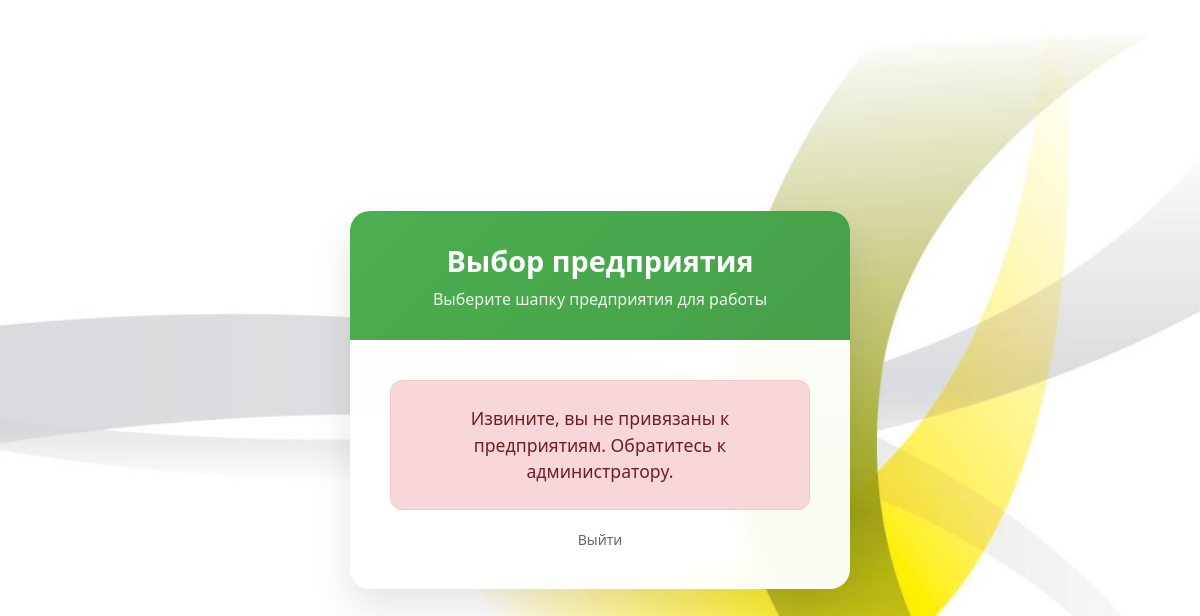
The app's page /choose_company.php (signed in), older data.
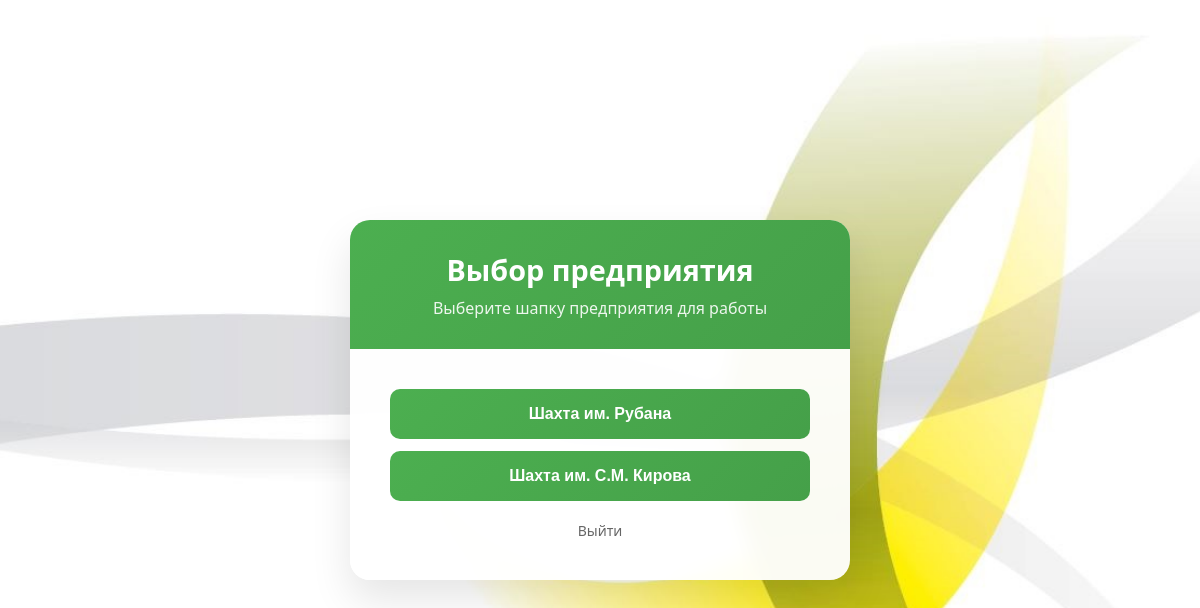
The same page, newer data.
### tables this page shows
CREATE TABLE `companies` (
  `CompanyID` int(11) NOT NULL,
  `CompanyName` varchar(255) NOT NULL
);

### auth.php (called while the page is built, shortened)
<?php
function getCompaniesForUser($userId) {
    $conn = connectToDatabase();
    $companies = [];
    $stmt = $conn->prepare("SELECT c.CompanyID, c.CompanyName FROM companies c INNER JOIN user_companies uc ON c.CompanyID = uc.CompanyID WHERE uc.UserID = ? ORDER BY c.CompanyName");
    $stmt->bind_param("i", $userId);
    $stmt->execute();
    $result = $stmt->get_result();
    while ($row = $result->fetch_assoc()) {
        $companies[] = $row;
    }
    return $companies;
}
?>

### choose_company.php (the view, shortened to what this page needs)
<?php
require_once 'auth.php';
$user = getCurrentUser();
$userCompanies = getCompaniesForUser($user['id']);
?>
<!DOCTYPE html>
<html lang="ru">
<head>
</head>
<body>
    <div class="container">
        <div class="header">
            <h1>Выбор предприятия</h1>
            <p>Выберите шапку предприятия для работы</p>
        </div>
        <div class="main-content">
            <?php if (empty($userCompanies)): ?>
                <p class="no-companies-msg">Извините, вы не привязаны к предприятиям. Обратитесь к администратору.</p>
            <?php else: ?>
                <div class="company-list">
                    <form method="POST">
                        <?php foreach ($userCompanies as $company): ?>
                            <button type="submit" name="company_id" value="<?php echo (int)$company['CompanyID']; ?>" class="btn-company">
                                <?php echo htmlspecialchars($company['CompanyName']); ?>
                            </button>
                        <?php endforeach; ?>
                    </form>
                </div>
            <?php endif; ?>
            <a href="logout.php" class="logout-link">Выйти</a>
        </div>
    </div>
</body>
</html>

### choose_company.php (style rules this page uses)
* { margin: 0; padding: 0; box-sizing: border-box; }
body { font-family: 'Segoe UI', Tahoma, Geneva, Verdana, sans-serif; background-color: #667eea; background-image: url('fon.gif'); background-position: center center; background-size: cover; background-attachment: fixed; min-height: 100vh; display: flex; align-items: center; justify-content: center; padding: 20px; }
.container { background: rgba(255, 255, 255, 0.95); backdrop-filter: blur(10px); border-radius: 20px; box-shadow: 0 20px 40px rgba(0,0,0,0.1); overflow: hidden; max-width: 500px; width: 100%; }
.header { background: linear-gradient(135deg, #4CAF50 0%, #45a049 100%); color: white; padding: 30px; text-align: center; }
.header h1 { font-size: 1.8em; margin-bottom: 8px; }
.header p { font-size: 1em; opacity: 0.9; }
.main-content { padding: 40px; min-height: 200px; display: flex; flex-direction: column; align-items: center; justify-content: center; text-align: center; }
.company-list { width: 100%; }
.company-list form { display: flex; flex-direction: column; gap: 12px; }
.btn-company { background: linear-gradient(135deg, #4CAF50 0%, #45a049 100%); color: white; padding: 16px 24px; border: none; border-radius: 10px; font-size: 16px; font-weight: 600; cursor: pointer; transition: all 0.3s ease; width: 100%; }
.logout-link { display: inline-block; margin-top: 20px; color: #666; text-decoration: none; font-size: 14px; }
.no-companies-msg { color: #721c24; background: #f8d7da; border: 1px solid #f5c6cb; padding: 24px; border-radius: 12px; font-size: 1.1em; line-height: 1.5; }

Row changes from the older to the newer data that the page shows:
added companies: $company['CompanyID'] 2 (drawn), CompanyName "Шахта им. Рубана"
now on this page (row unchanged): companies: $company['CompanyID'] 1 (drawn), CompanyName "Шахта им. С.М. Кирова"
Text that changed along with them:
text no longer shown: "Извините, вы не привязаны к предприятиям. Обратитесь к администратору."
